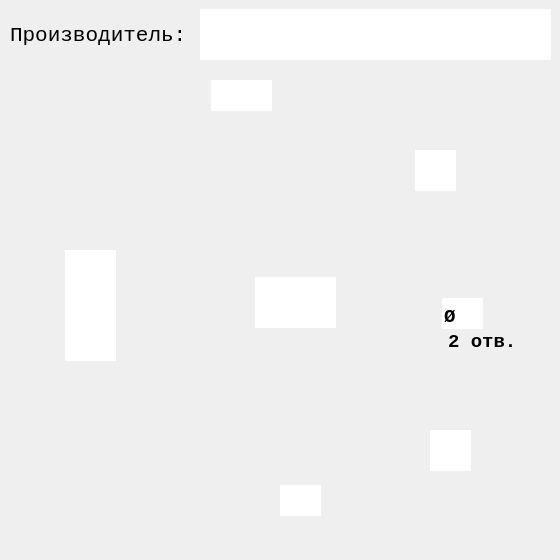
<?xml version="1.0" encoding="UTF-8"?>
<ui version="4.0">
 <class>Dialog</class>
 <widget class="QDialog" name="Dialog">
  <property name="geometry">
   <rect>
    <x>0</x>
    <y>0</y>
    <width>560</width>
    <height>560</height>
   </rect>
  </property>
  <property name="sizePolicy">
   <sizepolicy hsizetype="Fixed" vsizetype="Fixed">
    <horstretch>0</horstretch>
    <verstretch>0</verstretch>
   </sizepolicy>
  </property>
  <property name="minimumSize">
   <size>
    <width>560</width>
    <height>560</height>
   </size>
  </property>
  <property name="maximumSize">
   <size>
    <width>560</width>
    <height>560</height>
   </size>
  </property>
  <property name="windowTitle">
   <string>Со скруглениями 2 Отверстия Тип1</string>
  </property>
  <property name="windowIcon">
   <iconset>
    <normaloff>../pics/icon/Podpyatnik.ico</normaloff>../pics/icon/Podpyatnik.ico</iconset>
  </property>
  <property name="whatsThis">
   <string/>
  </property>
  <property name="accessibleDescription">
   <string/>
  </property>
  <widget class="QLabel" name="label">
   <property name="geometry">
    <rect>
     <x>0</x>
     <y>0</y>
     <width>560</width>
     <height>560</height>
    </rect>
   </property>
   <property name="sizePolicy">
    <sizepolicy hsizetype="Fixed" vsizetype="Fixed">
     <horstretch>0</horstretch>
     <verstretch>0</verstretch>
    </sizepolicy>
   </property>
   <property name="minimumSize">
    <size>
     <width>560</width>
     <height>560</height>
    </size>
   </property>
   <property name="maximumSize">
    <size>
     <width>560</width>
     <height>560</height>
    </size>
   </property>
   <property name="autoFillBackground">
    <bool>true</bool>
   </property>
   <property name="text">
    <string/>
   </property>
   <property name="pixmap">
    <pixmap>../pics/main/R-4.jpg</pixmap>
   </property>
   <property name="scaledContents">
    <bool>false</bool>
   </property>
   <property name="alignment">
    <set>Qt::AlignCenter</set>
   </property>
   <property name="margin">
    <number>0</number>
   </property>
  </widget>
  <widget class="QLineEdit" name="lineEdit">
   <property name="geometry">
    <rect>
     <x>280</x>
     <y>485</y>
     <width>41</width>
     <height>31</height>
    </rect>
   </property>
   <property name="font">
    <font>
     <family>Courier New</family>
     <pointsize>14</pointsize>
     <weight>75</weight>
     <italic>false</italic>
     <bold>true</bold>
    </font>
   </property>
   <property name="focusPolicy">
    <enum>Qt::ClickFocus</enum>
   </property>
   <property name="autoFillBackground">
    <bool>true</bool>
   </property>
   <property name="inputMethodHints">
    <set>Qt::ImhNone</set>
   </property>
   <property name="text">
    <string/>
   </property>
   <property name="maxLength">
    <number>3</number>
   </property>
   <property name="frame">
    <bool>false</bool>
   </property>
   <property name="alignment">
    <set>Qt::AlignBottom|Qt::AlignHCenter</set>
   </property>
  </widget>
  <widget class="QLineEdit" name="lineEdit_2">
   <property name="geometry">
    <rect>
     <x>430</x>
     <y>430</y>
     <width>41</width>
     <height>41</height>
    </rect>
   </property>
   <property name="font">
    <font>
     <family>Courier New</family>
     <pointsize>14</pointsize>
     <weight>75</weight>
     <italic>false</italic>
     <bold>true</bold>
    </font>
   </property>
   <property name="tabletTracking">
    <bool>false</bool>
   </property>
   <property name="focusPolicy">
    <enum>Qt::ClickFocus</enum>
   </property>
   <property name="autoFillBackground">
    <bool>false</bool>
   </property>
   <property name="text">
    <string/>
   </property>
   <property name="maxLength">
    <number>3</number>
   </property>
   <property name="frame">
    <bool>false</bool>
   </property>
   <property name="alignment">
    <set>Qt::AlignLeading|Qt::AlignLeft|Qt::AlignVCenter</set>
   </property>
  </widget>
  <widget class="QLineEdit" name="lineEdit_3">
   <property name="geometry">
    <rect>
     <x>442</x>
     <y>298</y>
     <width>41</width>
     <height>31</height>
    </rect>
   </property>
   <property name="font">
    <font>
     <family>Courier New</family>
     <pointsize>14</pointsize>
     <weight>75</weight>
     <italic>false</italic>
     <bold>true</bold>
    </font>
   </property>
   <property name="focusPolicy">
    <enum>Qt::ClickFocus</enum>
   </property>
   <property name="text">
    <string>Ø</string>
   </property>
   <property name="maxLength">
    <number>3</number>
   </property>
   <property name="frame">
    <bool>false</bool>
   </property>
   <property name="alignment">
    <set>Qt::AlignBottom|Qt::AlignLeading|Qt::AlignLeft</set>
   </property>
  </widget>
  <widget class="QLineEdit" name="lineEdit_4">
   <property name="geometry">
    <rect>
     <x>211</x>
     <y>80</y>
     <width>61</width>
     <height>31</height>
    </rect>
   </property>
   <property name="font">
    <font>
     <family>Courier New</family>
     <pointsize>14</pointsize>
     <weight>75</weight>
     <italic>false</italic>
     <bold>true</bold>
    </font>
   </property>
   <property name="focusPolicy">
    <enum>Qt::ClickFocus</enum>
   </property>
   <property name="text">
    <string/>
   </property>
   <property name="maxLength">
    <number>3</number>
   </property>
   <property name="frame">
    <bool>false</bool>
   </property>
   <property name="alignment">
    <set>Qt::AlignBottom|Qt::AlignHCenter</set>
   </property>
  </widget>
  <widget class="QLineEdit" name="lineEdit_5">
   <property name="geometry">
    <rect>
     <x>65</x>
     <y>250</y>
     <width>51</width>
     <height>111</height>
    </rect>
   </property>
   <property name="font">
    <font>
     <family>Courier New</family>
     <pointsize>14</pointsize>
     <weight>75</weight>
     <italic>false</italic>
     <bold>true</bold>
    </font>
   </property>
   <property name="tabletTracking">
    <bool>false</bool>
   </property>
   <property name="focusPolicy">
    <enum>Qt::ClickFocus</enum>
   </property>
   <property name="autoFillBackground">
    <bool>false</bool>
   </property>
   <property name="text">
    <string/>
   </property>
   <property name="maxLength">
    <number>3</number>
   </property>
   <property name="frame">
    <bool>false</bool>
   </property>
   <property name="alignment">
    <set>Qt::AlignRight|Qt::AlignTrailing|Qt::AlignVCenter</set>
   </property>
  </widget>
  <widget class="QLabel" name="label_2">
   <property name="geometry">
    <rect>
     <x>10</x>
     <y>10</y>
     <width>181</width>
     <height>51</height>
    </rect>
   </property>
   <property name="font">
    <font>
     <family>Courier New</family>
     <pointsize>16</pointsize>
     <weight>50</weight>
     <bold>false</bold>
    </font>
   </property>
   <property name="text">
    <string>Производитель:</string>
   </property>
  </widget>
  <widget class="QLineEdit" name="lineEdit_6">
   <property name="geometry">
    <rect>
     <x>200</x>
     <y>9</y>
     <width>351</width>
     <height>51</height>
    </rect>
   </property>
   <property name="font">
    <font>
     <family>Courier New</family>
     <pointsize>16</pointsize>
     <weight>75</weight>
     <bold>true</bold>
    </font>
   </property>
   <property name="frame">
    <bool>false</bool>
   </property>
   <property name="alignment">
    <set>Qt::AlignLeading|Qt::AlignLeft|Qt::AlignVCenter</set>
   </property>
  </widget>
  <widget class="QLabel" name="label_3">
   <property name="geometry">
    <rect>
     <x>448</x>
     <y>332</y>
     <width>71</width>
     <height>20</height>
    </rect>
   </property>
   <property name="font">
    <font>
     <family>Courier New</family>
     <pointsize>14</pointsize>
     <weight>75</weight>
     <bold>true</bold>
    </font>
   </property>
   <property name="text">
    <string>2 отв.</string>
   </property>
  </widget>
  <widget class="QLineEdit" name="lineEdit_7">
   <property name="geometry">
    <rect>
     <x>255</x>
     <y>277</y>
     <width>81</width>
     <height>51</height>
    </rect>
   </property>
   <property name="font">
    <font>
     <family>Courier New</family>
     <pointsize>14</pointsize>
     <weight>75</weight>
     <italic>false</italic>
     <bold>true</bold>
    </font>
   </property>
   <property name="focusPolicy">
    <enum>Qt::ClickFocus</enum>
   </property>
   <property name="text">
    <string/>
   </property>
   <property name="maxLength">
    <number>3</number>
   </property>
   <property name="frame">
    <bool>false</bool>
   </property>
   <property name="alignment">
    <set>Qt::AlignBottom|Qt::AlignHCenter</set>
   </property>
  </widget>
  <widget class="QLineEdit" name="lineEdit_8">
   <property name="geometry">
    <rect>
     <x>415</x>
     <y>150</y>
     <width>41</width>
     <height>41</height>
    </rect>
   </property>
   <property name="font">
    <font>
     <family>Courier New</family>
     <pointsize>14</pointsize>
     <weight>75</weight>
     <italic>false</italic>
     <bold>true</bold>
    </font>
   </property>
   <property name="tabletTracking">
    <bool>false</bool>
   </property>
   <property name="focusPolicy">
    <enum>Qt::ClickFocus</enum>
   </property>
   <property name="autoFillBackground">
    <bool>false</bool>
   </property>
   <property name="text">
    <string/>
   </property>
   <property name="maxLength">
    <number>3</number>
   </property>
   <property name="frame">
    <bool>false</bool>
   </property>
   <property name="alignment">
    <set>Qt::AlignLeading|Qt::AlignLeft|Qt::AlignVCenter</set>
   </property>
  </widget>
 </widget>
 <resources/>
 <connections/>
</ui>
